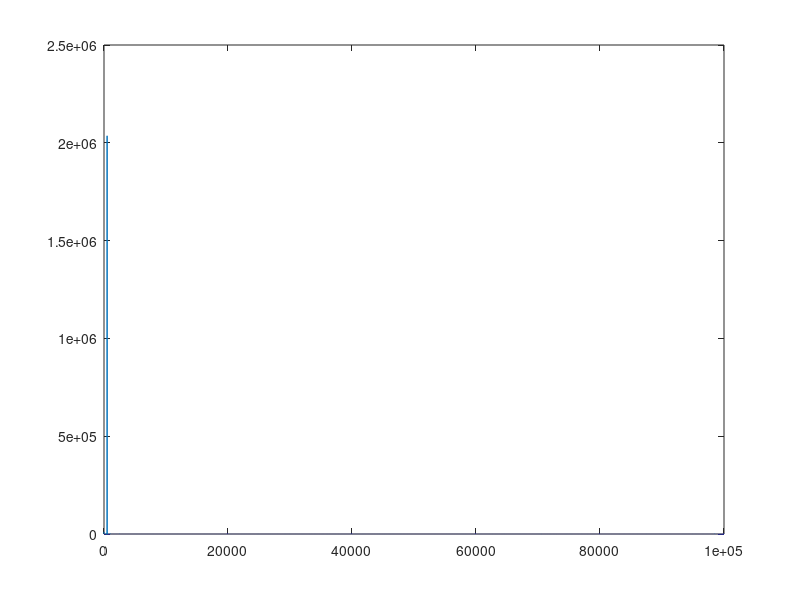
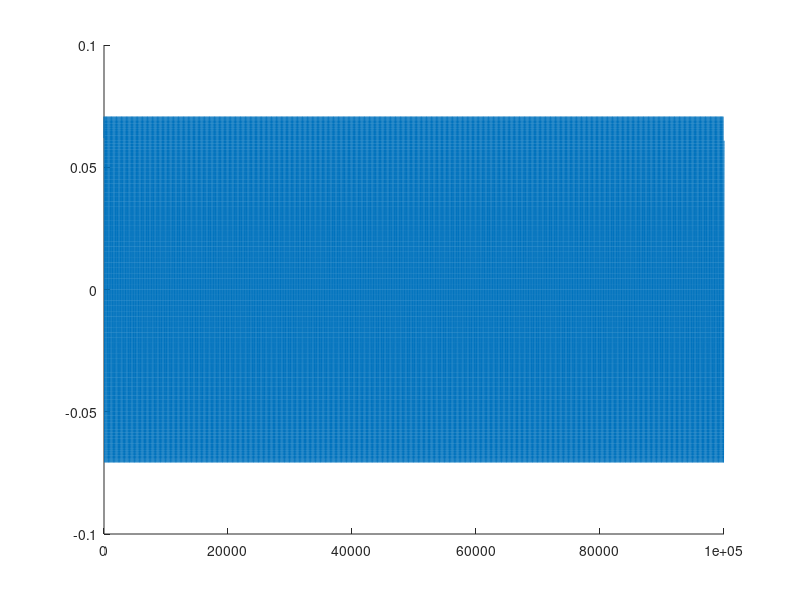

Reproduce these figures in MATLAB, in order.
% close all;
% clear all;
load('x.mat');
load('y.mat');
figure;
% plot(abs(fft(x)));
% hold on;
plot(abs(fft(y)));

figure; %plot(real(y));
hold on; 
plot(real(x));